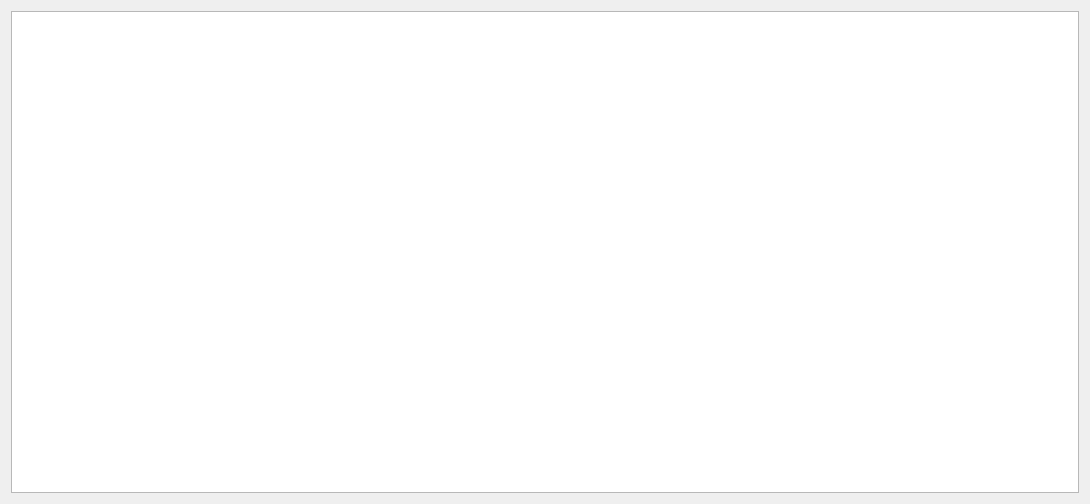
<?xml version="1.0" encoding="UTF-8"?>
<ui version="4.0">
 <class>Dialog</class>
 <widget class="QDialog" name="Dialog">
  <property name="geometry">
   <rect>
    <x>0</x>
    <y>0</y>
    <width>1090</width>
    <height>504</height>
   </rect>
  </property>
  <property name="windowTitle">
   <string>Просмотр</string>
  </property>
  <layout class="QVBoxLayout" name="verticalLayout">
   <item>
    <widget class="QTextBrowser" name="textBrowserHtmlView">
     <property name="font">
      <font>
       <family>Times New Roman</family>
       <pointsize>12</pointsize>
      </font>
     </property>
     <property name="readOnly">
      <bool>true</bool>
     </property>
     <property name="html">
      <string>&lt;!DOCTYPE HTML PUBLIC &quot;-//W3C//DTD HTML 4.0//EN&quot; &quot;http://www.w3.org/TR/REC-html40/strict.dtd&quot;&gt;
&lt;html&gt;&lt;head&gt;&lt;meta name=&quot;qrichtext&quot; content=&quot;1&quot; /&gt;&lt;style type=&quot;text/css&quot;&gt;
p, li { white-space: pre-wrap; }
&lt;/style&gt;&lt;/head&gt;&lt;body style=&quot; font-family:'Times New Roman'; font-size:12pt; font-weight:400; font-style:normal;&quot;&gt;
&lt;p style=&quot;-qt-paragraph-type:empty; margin-top:0px; margin-bottom:0px; margin-left:0px; margin-right:0px; -qt-block-indent:0; text-indent:0px; font-size:14pt;&quot;&gt;&lt;br /&gt;&lt;/p&gt;&lt;/body&gt;&lt;/html&gt;</string>
     </property>
    </widget>
   </item>
  </layout>
 </widget>
 <resources/>
 <connections/>
</ui>
